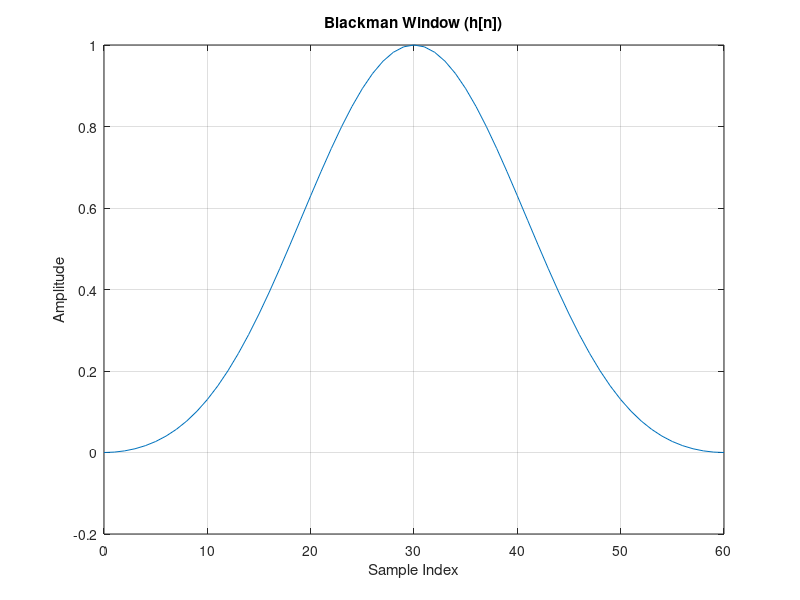
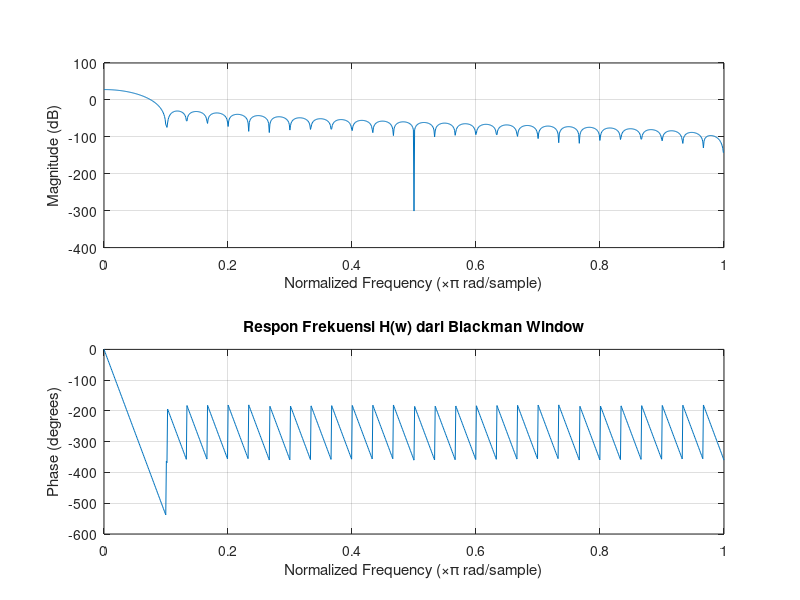

The MATLAB source for these figures, in order:
% Blackman Window
% Panjang Blackman window
N = 61;

% Membuat Blackman window
w = blackman(N);

% Menggambar Blackman window di domain waktu
figure;
plot(0:N-1, w);
title('Blackman Window (h[n])');
xlabel('Sample Index');
ylabel('Amplitude');
grid on;

% Respon Frekuensi H(w)
figure;
freqz(w, 1, 1024); % Menggunakan freqz untuk menghitung dan menampilkan respon frekuensi
title('Respon Frekuensi H(w) dari Blackman Window');


% Menghitung respon frekuensi H(w)
%Hw = fft(w, 1024);
%frequencies = linspace(0, pi, 1024);  % Menyesuaikan rentang frekuensi

%{ Menggambar respon frekuensi H(w)
%figure;
%subplot(2, 1, 1);
%plot(frequencies(1:512), 20*log10(abs(Hw(1:512))));  % Menampilkan hanya setengah
%title('Magnitude Response (H(w))');
%xlabel('Frequency (rad)');
%ylabel('Magnitude (dB)');
%grid on;
